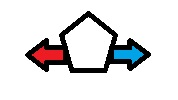
#> input picture data/pict/sample.jpg, 178 x 100 px
$ python tensor4.py
#> lines starting #> are read from the running program, lines starting #| are printed output that depends on the picture
import numpy as np
#파이썬 이미지 처리 라이브러리 읽기
from PIL import Image

#이미지 파일 읽어 들이기
image = Image.open('./data/pict/sample.jpg','r')
#> image is the input picture: PIL image 178x100 RGB; mean R, G, B 224.5, 223.3, 224.5
#이미지 파일 출력하기
print(image)
#| <PIL.JpegImagePlugin.JpegImageFile image mode=RGB size=178x100 at 0x7FE9BE673710>
#이미지 파일 픽셀값 추출하기
image_px = np.array(image)
#이미지 파일의 픽셀값 출력하기
print(image_px)
#> (printed output is left out)

#이미지를 1차원 배열로 변환하기
image_flatten = image_px.flatten().astype(np.float32) / 255.0   #255로 나누어 정규화
print(image_flatten)
#> (printed output is left out)
#이미지 픽셀값(배열)의 크기 출력하기
print(len(image_flatten))
#| 53400

#이미지를 그레이스케일로 변환하기
gray_image = image.convert('L')
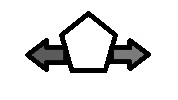
#> gray_image: PIL image 178x100 L; min 0, max 255, mean 223.8
print(gray_image)
#| <PIL.Image.Image image mode=L size=178x100 at 0x7FE9BE673AD0>

#이미지 파일을 픽셀값으로 변환하기
gray_image_px = np.array(gray_image)
print(gray_image_px)
#> (printed output is left out)

#이미지를 1차원 배열로 변환하기
gray_image_flatten = gray_image_px.flatten().astype(np.float32) / 255.0 #255로 나누어 정규화
#> gray_image_flatten = 17800 values, max 1 at index 0, min 0 at index 2045, mean 0.878
print(len(gray_image_flatten))
#| 17800

'''충분한 이미지가 제공되지 못하는 경우 원래 이미지를 조금씩 가공해서 개수를 늘릴수 있다'''
##이미지 가공하기##
from PIL import ImageEnhance

#이미지 채도 조정하기
conv1 = ImageEnhance.Color(image)
conv1_image = conv1.enhance(0.5)    #이미지 채도를 계수 값(0.5)으로 조정, 0.0 : 검은 이미지 1.0 : 원래 이미지
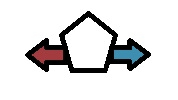
#> conv1_image: PIL image 178x100 RGB; mean R, G, B 224.1, 223.5, 224.1
conv1_image.save('./data/pict/sample_conv1.jpg')    #이미지 저장하기
print(conv1_image)
#| <PIL.Image.Image image mode=RGB size=178x100 at 0x7FE9CFD26650>

#이미지 명도 조정하기
conv2 = ImageEnhance.Brightness(image)
conv2_image = conv2.enhance(0.5)    #이미지 명도를 계수 값(0.5)로 조정, 0.0 : 검은 이미지 1.0 : 원래 이미지
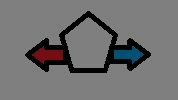
#> conv2_image: PIL image 178x100 RGB; mean R, G, B 111.8, 111.2, 111.8
conv2_image.save('./data/pict/sample_conv2.jpg')    #이미지 저장하기
print(conv2_image)
#| <PIL.Image.Image image mode=RGB size=178x100 at 0x7FE9BF763890>

#이미지 콘트라스트 조정하기
conv3 = ImageEnhance.Contrast(image)
conv3_image = conv3.enhance(0.5)    #이미지 콘트라스트를 계수 값(0.5)로 조정, 0.0 : 검은 이미지 1.0 : 원래 이미지
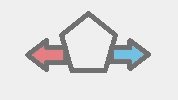
#> conv3_image: PIL image 178x100 RGB; mean R, G, B 223.8, 223.2, 223.8
conv3_image.save('./data/pict/sample_conv3.jpg')    #이미지 저장하기
print(conv3_image)
#| <PIL.Image.Image image mode=RGB size=178x100 at 0x7FE9BE676150>

#이미지 날카로움 조정하기
conv4 = ImageEnhance.Sharpness(image)
conv4_image = conv4.enhance(2.0)    #이미지 날카로움을 계수 값(2.0)로 조정, 0.0 : 윤곽 흐림 1.0 : 원래 이미지 2.0 : 윤곽 강조(선명)
conv4_image.save('./data/pict/sample_conv4.jpg')    #이미지 저장하기
print(conv4_image)
#| <PIL.Image.Image image mode=RGB size=178x100 at 0x7FE9BE676590>
